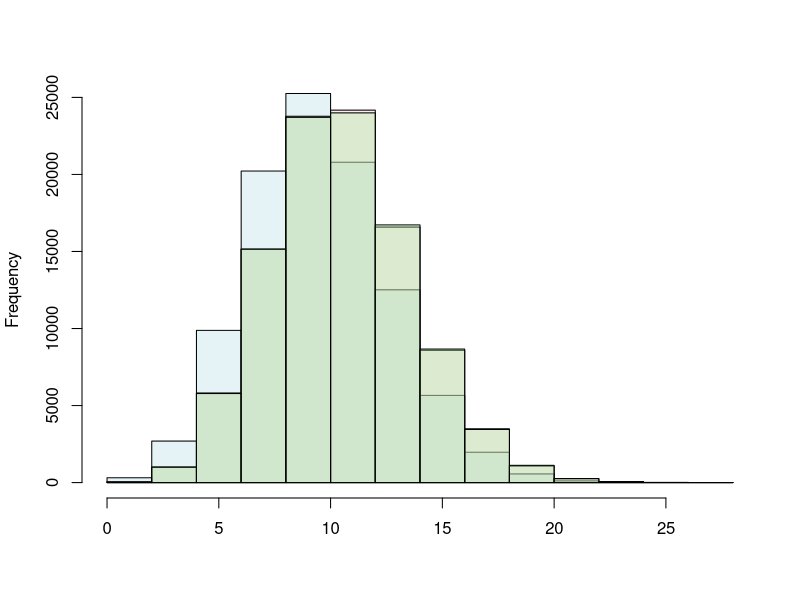
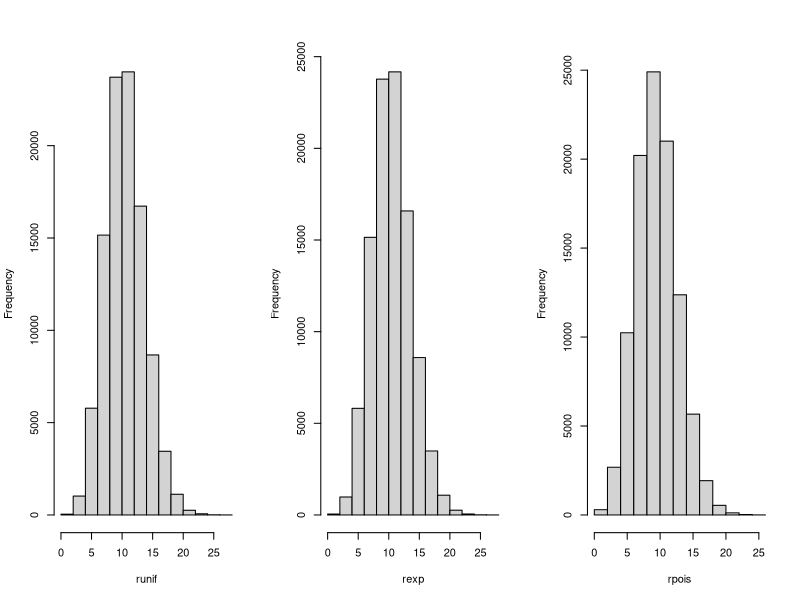
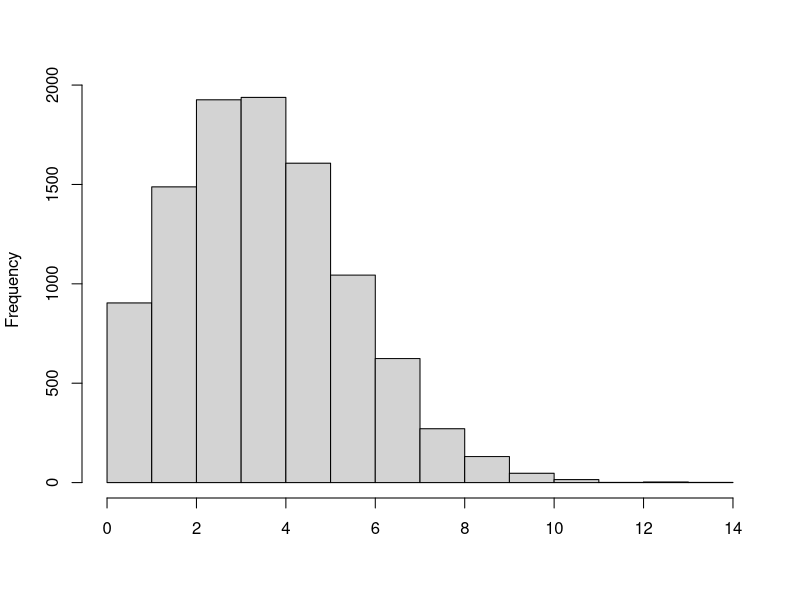
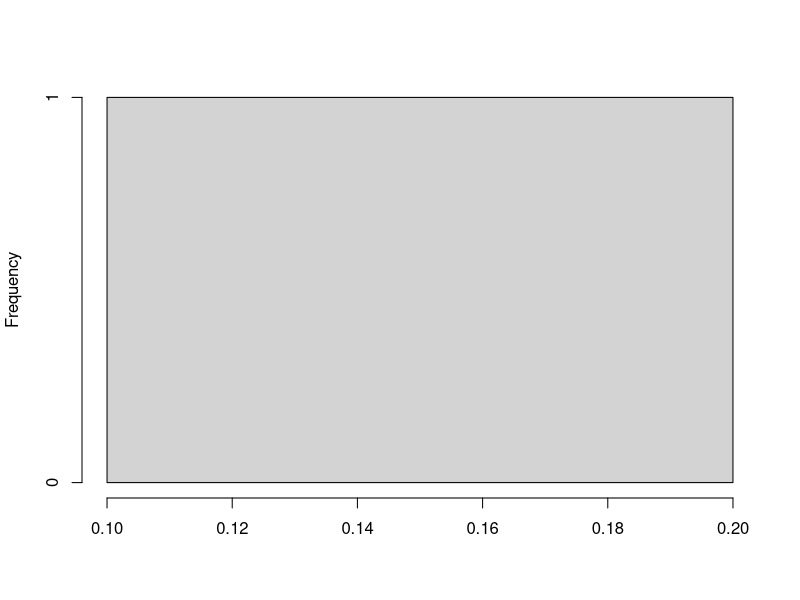
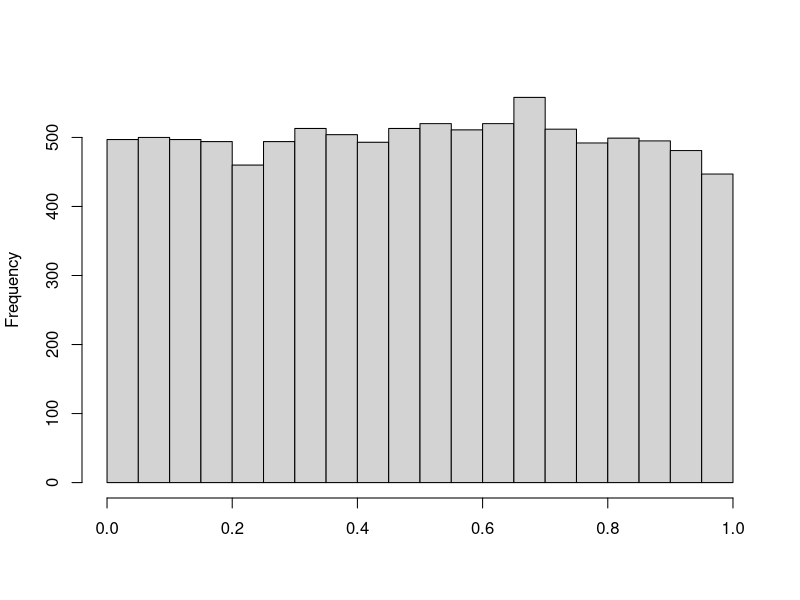

R code for these plots, in order:
#############
#Ejemplo de Elisa
##########

me = 1
la = 10
mu = exp(-la)
cu = numeric()
ce = numeric()
repl = 100000
br = 10
for (replica in 1:repl) {
  du = numeric()
  de = numeric()
  while(prod(du) > mu){
    du = c(du, runif(1))
  }
  while(sum(de) < me){
    de = c(de, rexp(1, la))
  }
  cu = c(cu, length(du))
  ce = c(ce, length(de))
}
png("e4-10_100000.png",  width = 1000, height = 1500, res = 300)
p1 = hist(rpois(repl, la), plot = FALSE)
p2 = hist(ce,  plot = FALSE)
p3 = hist(cu,   plot = FALSE)
c1 <- rgb(173,216,230,max = 255, alpha = 80, names = "lt.blue")
c2 <- rgb(255,192,203, max = 255, alpha = 80, names = "lt.pink")
c3 <- rgb(144,238,144, max = 255, alpha = 80, names = "lt.green")
plot(p1, col=c1,  ylim=c(0,25000), xlab ="", main = "" )
plot(p2, col= c2, add = TRUE)
plot(p3, col= c3, add = TRUE)
dev.off()

#############################

png("E4_10.png",  width = 4000, height = 2000, res = 300)
par(mfrow = c(1,3))
hist(cu, xlab ="runif", main = "")
hist(ce, xlab ="rexp", main = "")
hist(rpois(repl, la), xlab ="rpois", main = "")
dev.off()

cu = numeric()
ce = numeric()
for (replica in 1:10000) {
  du = numeric()
  de = numeric()
  while(prod(du) > exp(-4)){
    du = c(du, runif(1))
  }
  while(sum(de) < 1){
    de = c(de, rexp(1, 4))
  }
  cu = c(cu, length(du))
  ce = c(ce, length(de))
}

png("E4_distpois.png", width = 1000, height = 2000, res = 300)
hist(rpois(10000, 4), xlab ="", main = "")
dev.off()
png("E4_distexp.png", width = 1000, height = 2000, res = 300)
hist(rexp(1, 4), xlab ="", main = "")
dev.off()
png("E4_distunif.png", width = 1000, height = 2000, res = 300)
hist(runif(10000),  xlab ="", main = "")
dev.off()

